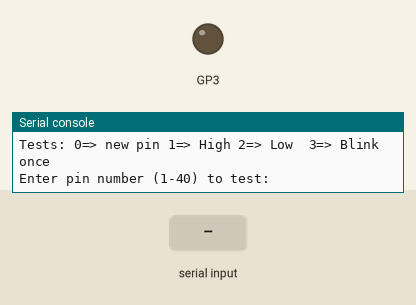
Simulated run of this program. Board: Raspberry Pi Pico running MicroPython. Shown: output pins drawn as LEDs (lit = HIGH), the last lines printed to the serial console. The inputs (shaded band) are chosen by the test bench.

Above: at 2.7 s.
2.8 s: "5" typed at the serial console, then Enter
4.3 s: "1" typed at the serial console, then Enter
At 5.2 s:
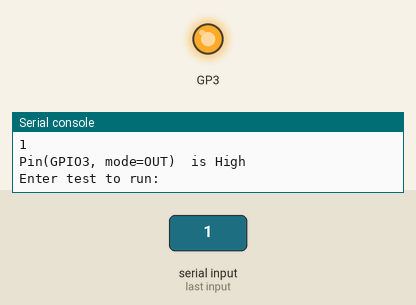
5.8 s: "0" typed at the serial console, then Enter
7.3 s: "2" typed at the serial console, then Enter
8.8 s: "3" typed at the serial console, then Enter
10.3 s: "90" typed at the serial console, then Enter
Timing chart, 0 to 12.8 s (numbered marks = the images above; inputs shaded):
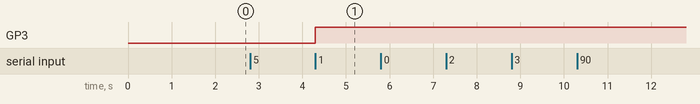

The program:

pin_test.py
```python
# pin_test.py - interactive app to test pins on a board
# uses Pico W pin number (1-40) as the input
import machine
import time

PicoW_pins = [[0, 'Not a pin'],     # 0 Index, not a valid pin
              [0, 'UART0 TX'],      # Pin 1
              [0, 'UART0 RX'],
              [0, 'GND'],
              [2, 'GP2'],
              [3, 'GP3'],
              [4, 'GP4'],
              [5, 'GP5'],
              [0, 'GND'],
              [6, 'GP6'],
              [7, 'GP7'],         # Pin 10
              [8, 'GP8'],
              [9, 'GP9'],
              [0, 'GND'],
              [10, 'GP10'],
              [11, 'GP11'],
              [12, 'GP12'],
              [13, 'GP13'],
              [0, 'GND'],
              [14, 'GP14'],
              [15, 'GP15'],         # Pin 20
              [16, 'GP16'],
              [17, 'GP17'],
              [0, 'GND'],
              [18, 'GP18'],
              [19, 'GP19'],
              [20, 'GP20'],
              [21, 'GP21'],
              [0, 'GND'],
              [22, 'GP22'],
              [0, 'RUN'],         # Pin 30
              [0, 'ADC0'],
              [0, 'ADC1'],
              [0, 'AGND'],
              [0, 'ADC2'],
              [0, 'ADC_REF'],
              [0, '3V3(OUT)'],
              [0, '3V3_EN'],
              [0, 'GND'],
              [0, 'VSYS'],
              [0, 'VBUS']         # Pin 40
              ]

minTest = 1
maxTest = 3

maxPins = 40


def print_header():
    print("Running Pico Pin Test:")
    print("""Tests: 0=> new pin 1=> High 2=> Low  3=> Blink once""")


def PinTest():
    startState = True
    testState = True
    print_header()

    while startState:
        pin = getPin()
        if pin >= 0:
            startState = False
            pinT = machine.Pin(pin, machine.Pin.OUT)

    while testState:
        test = getTest()
        if test >= 0:
            if test == 0:
                startState = True
                testState = False

            elif test == 1:  # 1 - set pin HIGH
                runTest_1(pinT)
                testState = True

            elif test == 2:  # 1 - set pin LOW
                runTest_2(pinT)
                testState = True

            elif test == 3:  # 1 - set pin to BLINK
                runTest_3(pinT)
                testState = True

            else:  # print error, not a valid test number
                print(test, "entered. Must be 0, 1, 2, or 3")
                testState = True


def getPin():
    pin = int(input("Enter pin number (1-40) to test: "))
    if (pin > maxPins):
        print("Error, pin requested", pin,
              " > number of board pins:", maxPins)
        pin = -1
    elif (pin < 0):
        print("Error, pin requested", pin, " < 0:")
        pin = -1
    else:
        if PicoW_pins[pin][0] == 0:
            print('Pin', pin, PicoW_pins[pin][1], "is not a GPIO pin")
            pin = -1
        else:
            print('Pin', pin, PicoW_pins[pin][1], ' enabled as Output')
            pin = PicoW_pins[pin][0]
    return(pin)


def getTest():
    test = int(input("Enter test to run: "))
    if test > maxTest:
        print("Error, test requested", test, "> tests allowed ")
        test = -1
    elif (test == 0):
        print("Restarting")
    elif test < minTest:
        print("Error, test requested", test, "< 0")
        test = -1
    return(test)


def blink(pin):
    pin.value(1)  # sets the digital pinN on
    time.sleep_ms(50)            # waits for a second
    pin.value(0)  # sets the digital pinN on
    time.sleep_ms(50)            # waits for a second


def runTest_1(pin):
    pin.value(1)
    print(pin, " is High")


def runTest_2(pin):
    pin.value(0)
    print(pin, " is LOW")


def runTest_3(pin):
    print(pin, " will blink once")
    blink(pin)


# delay required for serial connection to start
time.sleep_ms(1500)
while True:
    PinTest()
```

Measured:
- after the input at 4.3 s, GP3: LOW → HIGH at once
